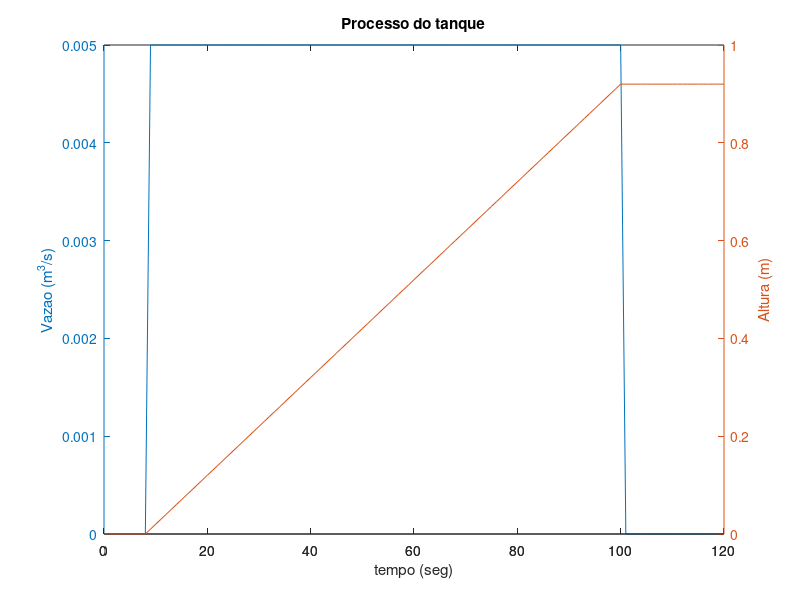

This chart was generated by the following MATLAB code:
% Simulando processo tipo 1 (1 integrador)
% Preenchendo tanque com l?quido
% Avaliando altura atingida pelo l?quido

% Criando vetor tempo da simula??o
t=0:1:2*60; % criando vetor tempo (1 em 1 segundo; 2 minutos)
u=length(t); % No. de pontos do vetor t; u =   121
Qe=zeros(1,u); % criando vetor Qe mesma dimensao vetor t, zerado
% mas Qe=0.005 entre 10 < t < 10+1,5*60
% t(10) =     9
Qe(1,10:(10+1.5*60+1))=0.005;
% verificando...
plot (t,Qe)
A=0.5;
alpha=0.005/0.5; % razao
% inicializando vetor da altura com zeros
h=zeros(1,u);
for i=2:u
    h(i)=h(i-1)+Qe(i)/A; % calculando a integral de h(t)
end
[hAx,hLine1,hLine2] = plotyy(t,Qe, t,h);
title('Processo do tanque');
xlabel('tempo (seg)');
ylabel(hAx(1), 'Vazao (m^3/s)') % left y-axis
ylabel(hAx(2), 'Altura (m)') % right y-axis

